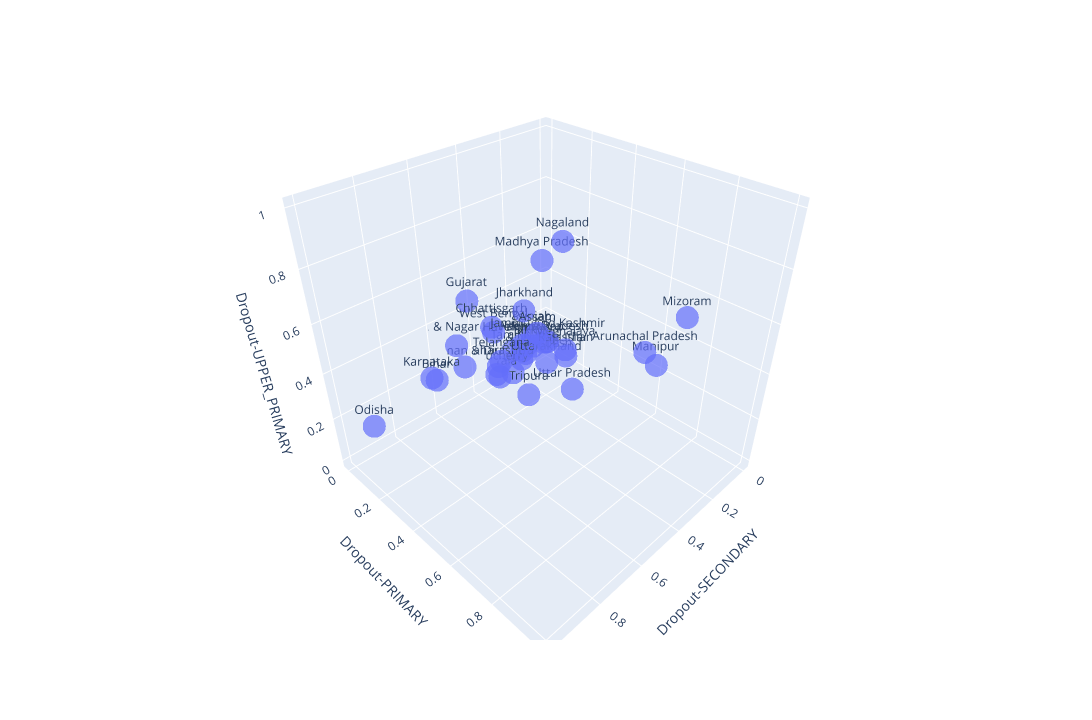

Notebook cell for this chart:
### Markdown cell above
## Visualizing the data on the basis of top three features

### Code cell
import plotly.express as px
fig = px.scatter_3d(clusters, y='Dropout-PRIMARY', z='Dropout-UPPER_PRIMARY', x='Dropout-SECONDARY', opacity=0.7,text='State')
fig.update_layout(width=1200, height=720)

### Figure 1 — Plotly figure (JSON) as saved in the notebook; plotly's stock layout.template omitted (floating-point values rounded to 4 significant figures)
{"data": [{"hovertemplate": "Dropout-SECONDARY=%{x}<br>Dropout-PRIMARY=%{y}<br>Dropout-UPPER_PRIMARY=%{z}<br>State=%{text}<extra></extra>", "legendgroup": "", "marker": {"color": "#636efa", "opacity": 0.7, "symbol": "circle"}, "mode": "markers+text", "name": "", "scene": "scene", "showlegend": false, "text": ["Andaman & Nicobar Islands", "Andhra Pradesh", "Arunachal Pradesh", "Assam", "Bihar", "Chandigarh", "Chhattisgarh", "Dadra & Nagar Haveli", "Daman & Diu", "Delhi", "Goa", "Gujarat", "Haryana", "Himachal Pradesh", "Jammu And Kashmir", "Jharkhand", "Karnataka", "Kerala", "Lakshadweep", "Madhya Pradesh", "Maharashtra", "Manipur", "Meghalaya", "Mizoram", "Nagaland", "Odisha", "Puducherry", "Punjab", "Rajasthan", "Sikkim", "Tamil Nadu", "Telangana", "Tripura", "Uttar Pradesh", "Uttarakhand", "West Bengal"], "type": "scatter3d", "x": [0.1756, 0.3187, 0.3455, 0.6537, 0.6313, 0, 0.4618, 0.5413, 0.4938, 0.2019, 0.2226, 0.467, 0.29, 0.1825, 0.3877, 0.5093, 0.7267, 0.2811, 0.1743, 0.5033, 0.3378, 0.2943, 0.5531, 0.481, 0.6195, 1, 0.323, 0.2133, 0.3561, 0.2949, 0.2366, 0.4535, 0.4151, 0.211, 0.2824, 0.4206], "y": [0.05088, 0.3021, 0.7816, 0.6156, 0.04431, 0, 0.1796, 0.06445, 0.04155, 0, 0.01972, 0.05067, 0.155, 0.03286, 0.3933, 0.4049, 0.155, 0, 0.053, 0.4842, 0.05894, 0.7954, 0.6347, 1, 0.6803, 0.1984, 0.02904, 0.1342, 0.4533, 0.2213, 0.09582, 0.2143, 0.321, 0.3566, 0.2843, 0.1393], "z": [0.09632, 0.3465, 0.5552, 0.6953, 0.1983, 0.04549, 0.4232, 0.3238, 0.1873, 0.09941, 0.001966, 0.4819, 0.2477, 0.06066, 0.4285, 0.6144, 0.3204, 0, 0.1384, 0.8265, 0.1163, 0.4853, 0.5956, 0.8447, 1, 0.2926, 0.05167, 0.2485, 0.3797, 0.2769, 0.1618, 0.2833, 0.162, 0.09436, 0.2261, 0.3627]}], "layout": {"height": 720, "legend": {"tracegroupgap": 0}, "margin": {"t": 60}, "scene": {"domain": {"x": [0, 1], "y": [0, 1]}, "xaxis": {"title": {"text": "Dropout-SECONDARY"}}, "yaxis": {"title": {"text": "Dropout-PRIMARY"}}, "zaxis": {"title": {"text": "Dropout-UPPER_PRIMARY"}}}, "width": 1200}}
